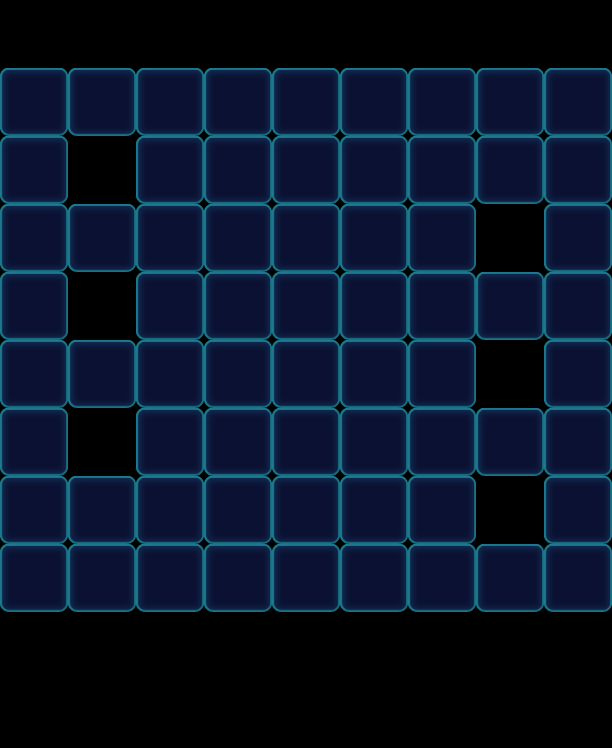

This is a level from a 2D game, rendered from its Tiled map with the project's own tilesets. A one-line summary and the map file follow, with tile-layer data summarised:
An orthogonal 9x11 tile map with 68x68 px tiles, 1 tile layer (Valid), 3 tilesets and 73 objects (27x Floor, 15x Factory_Normal, 12x Monster, 12x Lock, 7x Haze).

<map version="1.0" orientation="orthogonal" width="9" height="11" tilewidth="68" tileheight="68">
 <tileset firstgid="1" name="game_grid2" tilewidth="68" tileheight="68">
  <image source="game_grid2.png" width="68" height="68" />
  <tile id="0">
   <properties>
    <property name="GridType" value="PipelineGrid" />
   </properties>
  </tile>
 </tileset>
 <tileset firstgid="2" name="game_grid1" tilewidth="68" tileheight="68">
  <image source="game_grid1.png" width="68" height="68" />
 </tileset>
 <tileset firstgid="3" name="map" tilewidth="68" tileheight="68">
  <image source="map.png" width="1024" height="1024" />
 </tileset>
 <layer name="Valid" width="9" height="11">
  <data>[99 cells, 66 non-empty, 1 distinct tile ids]</data>
 </layer>
 <objectgroup name="BottomObj" width="9" height="11">
  <object name="Jelly" type="Floor" gid="33" x="272" y="272">
   <properties>
    <property name="Layers" value="1" />
   </properties>
  </object>
  <object name="Jelly" type="Floor" gid="33" x="340" y="272">
   <properties>
    <property name="Layers" value="1" />
   </properties>
  </object>
  <object name="Jelly" type="Floor" gid="33" x="204" y="272">
   <properties>
    <property name="Layers" value="1" />
   </properties>
  </object>
  <object name="Jelly" type="Floor" gid="33" x="136" y="272">
   <properties>
    <property name="Layers" value="1" />
   </properties>
  </object>
  <object name="Jelly" type="Floor" gid="34" x="204" y="340">
   <properties>
    <property name="Layers" value="2" />
   </properties>
  </object>
  <object name="Jelly" type="Floor" gid="34" x="204" y="476">
   <properties>
    <property name="Layers" value="2" />
   </properties>
  </object>
  <object name="Jelly" type="Floor" gid="34" x="272" y="340">
   <properties>
    <property name="Layers" value="2" />
   </properties>
  </object>
  <object name="Jelly" type="Floor" gid="34" x="272" y="476">
   <properties>
    <property name="Layers" value="2" />
   </properties>
  </object>
  <object name="Jelly" type="Floor" gid="34" x="340" y="340">
   <properties>
    <property name="Layers" value="2" />
   </properties>
  </object>
  <object name="Jelly" type="Floor" gid="34" x="340" y="476">
   <properties>
    <property name="Layers" value="2" />
   </properties>
  </object>
  <object name="Jelly" type="Floor" gid="34" x="204" y="408">
   <properties>
    <property name="Layers" value="2" />
   </properties>
  </object>
  <object name="Jelly" type="Floor" gid="34" x="272" y="408">
   <properties>
    <property name="Layers" value="2" />
   </properties>
  </object>
  <object name="Jelly" type="Floor" gid="34" x="340" y="408">
   <properties>
    <property name="Layers" value="2" />
   </properties>
  </object>
  <object name="Jelly" type="Floor" gid="33" x="408" y="272">
   <properties>
    <property name="Layers" value="1" />
   </properties>
  </object>
  <object name="Jelly" type="Floor" gid="33" x="136" y="544">
   <properties>
    <property name="Layers" value="1" />
   </properties>
  </object>
  <object name="Jelly" type="Floor" gid="33" x="272" y="544">
   <properties>
    <property name="Layers" value="1" />
   </properties>
  </object>
  <object name="Jelly" type="Floor" gid="33" x="340" y="544">
   <properties>
    <property name="Layers" value="1" />
   </properties>
  </object>
  <object name="Jelly" type="Floor" gid="33" x="408" y="544">
   <properties>
    <property name="Layers" value="1" />
   </properties>
  </object>
  <object name="Jelly" type="Floor" gid="33" x="204" y="544">
   <properties>
    <property name="Layers" value="1" />
   </properties>
  </object>
  <object name="Jelly" type="Floor" gid="33" x="408" y="340">
   <properties>
    <property name="Layers" value="1" />
   </properties>
  </object>
  <object name="Jelly" type="Floor" gid="33" x="408" y="408">
   <properties>
    <property name="Layers" value="1" />
   </properties>
  </object>
  <object name="Jelly" type="Floor" gid="33" x="408" y="476">
   <properties>
    <property name="Layers" value="1" />
   </properties>
  </object>
  <object name="Jelly" type="Floor" gid="33" x="136" y="340">
   <properties>
    <property name="Layers" value="1" />
   </properties>
  </object>
  <object name="Jelly" type="Floor" gid="33" x="136" y="408">
   <properties>
    <property name="Layers" value="1" />
   </properties>
  </object>
  <object name="Jelly" type="Floor" gid="33" x="136" y="476">
   <properties>
    <property name="Layers" value="1" />
   </properties>
  </object>
  <object name="Jelly" type="Floor" gid="34" x="544" y="136">
   <properties>
    <property name="Layers" value="2" />
   </properties>
  </object>
  <object name="Jelly" type="Floor" gid="34" x="0" y="612">
   <properties>
    <property name="Layers" value="2" />
   </properties>
  </object>
 </objectgroup>
 <objectgroup name="MiddleObj" width="9" height="11">
  <object name="Monster" type="Monster" gid="4" x="544" y="612">
   <properties>
    <property name="Color" value="Green" />
   </properties>
  </object>
  <object name="Monster" type="Monster" gid="3" x="544" y="476">
   <properties>
    <property name="Color" value="Blue" />
   </properties>
  </object>
  <object name="Monster" type="Monster" gid="3" x="272" y="476">
   <properties>
    <property name="Color" value="Blue" />
   </properties>
  </object>
  <object name="Monster" type="Monster" gid="4" x="0" y="272">
   <properties>
    <property name="Color" value="Green" />
   </properties>
  </object>
  <object name="Monster" type="Monster" gid="20" x="204" y="408">
   <properties>
    <property name="Color" value="Yellow" />
   </properties>
  </object>
  <object name="Monster" type="Monster" gid="18" x="544" y="340">
   <properties>
    <property name="Color" value="Purple" />
   </properties>
  </object>
  <object name="Monster" type="Monster" gid="18" x="0" y="408">
   <properties>
    <property name="Color" value="Purple" />
   </properties>
  </object>
  <object name="Monster" type="Monster" gid="19" x="272" y="340">
   <properties>
    <property name="Color" value="Pink" />
   </properties>
  </object>
  <object name="Monster" type="Monster" gid="19" x="0" y="544">
   <properties>
    <property name="Color" value="Pink" />
   </properties>
  </object>
  <object name="Monster" type="Monster" gid="20" x="340" y="408">
   <properties>
    <property name="Color" value="Yellow" />
   </properties>
  </object>
  <object name="Monster" type="Monster" gid="3" x="0" y="136">
   <properties>
    <property name="Color" value="Blue" />
   </properties>
  </object>
  <object name="Monster" type="Monster" gid="4" x="544" y="204">
   <properties>
    <property name="Color" value="Green" />
   </properties>
  </object>
 </objectgroup>
 <objectgroup color="#000000" name="TopObj" width="9" height="11" visible="0">
  <!-- 27 objects omitted --></objectgroup>
 <objectgroup color="#1a2da4" name="CeilObj" width="9" height="11" visible="0">
  <!-- 7 objects omitted --></objectgroup>
</map>
<!-- 34 of 73 objects omitted -->
